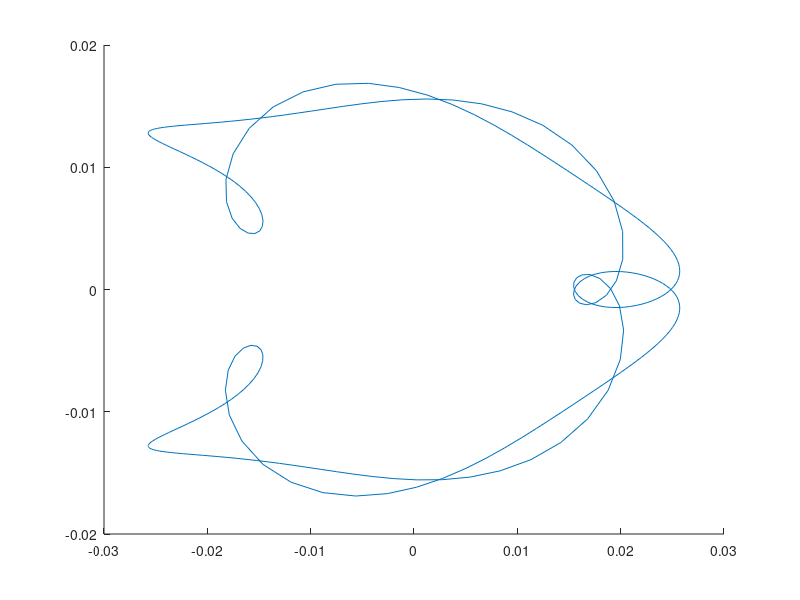

The MATLAB source for this figure: (Note: this script raises an error after producing the figure.)
clear; clc; close all;

%% Robot & Sim. Data
R = 0.021;      % m
D = 0.1047;     % m
omegaBar = 10;  % rad/s

Ts = 0.15;      % s
b = 0.15;       % Look-ahead distance of point B 
kf = 44;        % sim. Time

% Time Vector 
t = 0:Ts:kf;    % Array of discrete time steps
N = length(t);

% Pre-allocate variables 
d_norms = zeros(1, N);

xr = zeros(1,N);
yr = zeros(1,N);
theta_r = zeros(1,N);

vr = zeros(1,N);
wr = zeros(1,N);

ur = zeros(2,N);

%% Compute reference trajectory
dv = zeros(2,N);
for k = 1:N
    tk = t(k);
    
    % Reference Trajectory 
    xr(k) = 0.6*sin(tk/3.5); 
    yr(k) = 0.6*sin(tk/7);
    
    % 1st derivatives 
    x_dot = (0.6 / 3.5) * cos(tk / 3.5);
    y_dot = (0.6 / 7.0) * cos(tk / 7.0);
    
    % 2nd derivatives 
    x_ddot = -(0.6 / 3.5^2) * sin(tk / 3.5);
    y_ddot = -(0.6 / 7.0^2) * sin(tk / 7.0);
    
    % Unicycle Reference Velocities (Eq 11) 
    vr(k) = sqrt(x_dot^2 + y_dot^2);
    
    % Prevent division by zero 
    if (x_dot^2 + y_dot^2) == 0
        wr(k) = 0;
    else
        wr(k) = (y_ddot * x_dot - x_ddot * y_dot) / (x_dot^2 + y_dot^2);
    end
    
    theta_r(k) = atan2(y_dot, x_dot);
    
    % Virtual Reference Input ur(k) (Eq 17) 
    T_FL_inv = [cos(theta_r(k)), -b * sin(theta_r(k)); 
                sin(theta_r(k)),  b * cos(theta_r(k))];
            
    ur(:,k) = T_FL_inv * [vr(k); wr(k)];
    
    % Disturbance d(k) (Eq 16) 
    B = eye(2) * Ts;
    d = -B * ur(:,k);
    dv(:,k) = d;
    % Euclidean norm (length) of the disturbance vector
    d_norms(k) = norm(d);
end

% maximum disturbance radius for Set D
radii.rD = max(d_norms);
fprintf('radius of the disturbance set D (rd): %.4f\n', radii.rD);

figure;
hold on;
disturbances = plot(dv(1,:),dv(2,:));
Dset = ellipsoid(radii.rD^2 * eye(2));
plot(Dset);
grid on;
hold off


%% Offline Phase

% Calculate radii
radii.rU = (2 * omegaBar * R * b) / (sqrt(4 * b^2 + D^2));
fprintf('radius of set circ. approx. U [see (20)]: %.4f\n', radii.rU);

radii.rBU = radii.rU * Ts;
fprintf('radius of BU [see (20)]: %.4f\n', radii.rBU);

if radii.rD < radii.rBU
    disp('Assumption 1 has been validated!')
else
    disp(['Assumption 1 cannot be validated: controller may not have sufficient' ...
        'authority to overcome disturbance'])
end

% Initial.
q0 = [0.6; 0; pi];
z0 = q0(1:2) + [b * cos(q0(3)); b * sin(q0(3))];
zr0 = [xr(1) + b * cos(theta_r(1)); yr(1) + b * sin(theta_r(1))];
zTilde0 = z0 - zr0;

% Compute ROSC sets Ti
radii.T = zeros(1,500);
radii.T(1) = radii.rD;
i = 2;

while ~isCovered(zTilde0, radii.T(i-1))
    radii.T(i) = radii.T(i-1) - radii.rD + Ts * radii.rU;
    i = i + 1;
end

radii.T = radii.T(1:i-1);
Nradii = length(radii.T);


%% Online
X = zeros(3,N);
X(:,1) = q0;

Z = zeros(2,N);
Zr = zeros(2,N);
ZTilde = zeros(2,N);

U_opt = zeros(2,N);

Hd = [-1/omegaBar   0        1/omegaBar      0;
      0         -1/omegaBar      0         1/omegaBar]';
T = [R/2 R/2; R/D -R/D];
A = eye(2);

WR = zeros(1,N);
WL = zeros(1,N);

Imin = zeros(1,N);

% --- Add these before the loop ---
u_pre = [0; 0];          % Track the previous control action
R_weight = 0.5 * eye(2); % Weight for the control rate penalty

for k = 1:N
    % Compute zTilde, store
    theta_k = X(3,k);
    z_k = X(1:2,k) + [b * cos(theta_k); b * sin(theta_k)];
    zr_k = [xr(k) + b * cos(theta_r(k)); yr(k) + b * sin(theta_r(k))];
    zTilde_k = z_k - zr_k;
    
    Z(:,k) = z_k;
    Zr(:,k) = zr_k;
    ZTilde(:,k) = zTilde_k;

    % Compute U(theta)
    T_FL_theta_k = [cos(theta_k) sin(theta_k); -sin(theta_k)/b cos(theta_k)/b];
    H_theta_k = Hd * inv(T) * T_FL_theta_k;

    % Compute ur_k
    
    % Find i_min
    i_min = 0;
    for i = 1:Nradii
        if isCovered(zTilde_k, radii.T(i))
            i_min = i; 
            Imin(k) = i_min; 
            break;
        end
    end

    % Solve optimization
    if i_min > 1
        objFun = @(u) objective(u, A, B, zTilde_k, ur(:,k),u_pre,R_weight);
        conFun = @(u) constr(u, A, B, zTilde_k, ur(:,k), radii.T(i_min-1));
        options = optimoptions('fmincon', 'Display', 'none');
        [u_opt, ~] = fmincon(objFun, [0; 0], ...
                          H_theta_k, ones(4,1), ... 
                          [], [], ... 
                          [], [], ... 
                          conFun, ...  
                          options);  
    else
        leftPart = ones(4,1) + H_theta_k * inv(B) * zTilde_k;
        options = optimoptions("quadprog","Display","off");
        [ur_k_hat, ~] = quadprog(2 * eye(2), -2 * ur(:,k), H_theta_k, leftPart, [], [],[],[],[],options);
        u_opt = -inv(B) * zTilde_k + ur_k_hat;
    end

    % Store u_opt
    U_opt(:,k) = u_opt;

    % Compute wR,wL
    command = inv(T) * T_FL_theta_k * u_opt;
    WR(k) = command(1);
    WL(k) = command(2);

    % Apply to robot
    velocities = T * command;
    vk = velocities(1);
    wk = velocities(2);

    X(:,k+1) = X(:,k) + [Ts * vk * cos(theta_k); Ts * vk * sin(theta_k); Ts * wk];
    
    u_pre = u_opt;
end

%% Plots
figure;
hold on;
title('Reference Trajectory vs Actual Trajectory')
referenceTraj = plot(xr, yr, 'b-.', 'LineWidth', 1.5);
actualTraj = plot(X(1,:),X(2,:), 'LineWidth', 1.5, 'Color', 'r');
xlabel('X Position (m)');
ylabel('Y Position (m)');
grid on;
xlim([-1 1]);
ylim([-1 1]);
axis square
legend([referenceTraj, actualTraj], {'Reference','Actual'});
hold off;

figure;
hold on;
title('ROSC sets $\mathcal{T}_i, i=1,\dots,N$', 'Interpreter','latex')
grid on;
theta = linspace(0,2*pi,360);
for i = 1:Nradii
    r = radii.T(i);
    x = r*cos(theta);
    y = r*sin(theta);
    if i == 1
        hRed = plot(x,y,'-','Color','r');
    else
        plot(x,y,'-','Color','b');
    end
    axis square;
end
hDot = plot(zTilde0(1),zTilde0(2),'LineStyle','none','Marker','hexagram','MarkerSize',8,'Color','black','MarkerFaceColor','black');
points = plot(ZTilde(1,:), ZTilde(2,:), 'Color','m','Marker','o');
legend( [hRed,hDot,points],{'Set $\mathcal{D}$','$\tilde{z}(0)$','$\tilde{z}(k)$'},'Interpreter','latex');
hold off

figure;
hold on;
title('$i(k)$ value over time', 'Interpreter','latex');
plot(1:N,Imin, 'LineWidth',1.5);
grid on;
axis tight
hold off

figure;
hold on;
subplot(3,3,[1 2 3])
hold on
title('Angular Velocities')
maxLine = yline(omegaBar, 'LineStyle','--','Color','r');
plotWR = plot(1:N,WR,'LineWidth',1.5);
plotWL = plot(1:N,WL,'LineWidth',1.5);
legend([plotWL,plotWR,maxLine],{'$\omega_L$','$\omega_R$','$\bar{\omega}$'},'Interpreter','latex');
grid on;
hold off
subplot(3,3,[4 5 6])
hold on
title('Actual vs Reference Angle')
unwrapped_theta_r = unwrap(theta_r);
plotThetaRef = plot(1:N,unwrapped_theta_r,'LineStyle','--','Color','black','LineWidth',1.5);
plotThetaActual = plot(1:N, X(3,1:N), 'LineWidth', 1.5);
legend([plotThetaRef, plotThetaActual], {'$\theta_r$', '$\theta$'}, 'Interpreter', 'latex');
grid on;
hold off
subplot(3,3,[7 8 9])
hold on
title('Control Input')
u1r_plot = plot(1:N, ur(1,:), 'LineWidth', 1.5, 'LineStyle','--','Color','b');
u1_plot = plot(1:N, U_opt(1,:),'LineWidth', 1.5, 'Color','b');
u2r_plot = plot(1:N, ur(2,:), 'LineWidth', 1.5, 'LineStyle','--','Color','g');
u2_plot = plot(1:N, U_opt(2,:),'LineWidth', 1.5, 'Color','g');
legend([u1r_plot,u1_plot,u2r_plot,u2_plot],{'$u(1)_r$','$u(1)_{opt}$','$u(2)_r$','$u(2)_{opt}$'},'Interpreter','latex');
grid on;
hold off;
hold off;

%% Functions
function boolean = isCovered(zTilde0, r)
    dist = norm(zTilde0,2);
    boolean = dist <= r;
end
